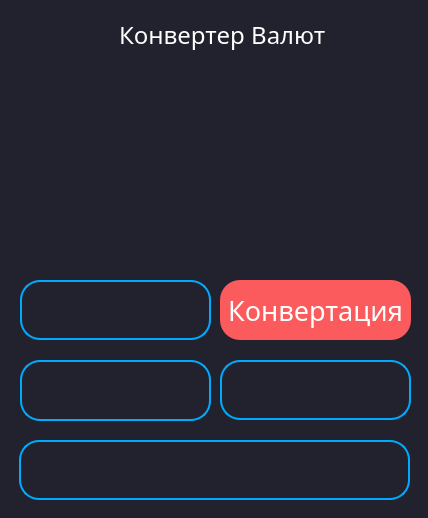
<?xml version="1.0" encoding="UTF-8"?>
<ui version="4.0">
 <class>MainWindow</class>
 <widget class="QMainWindow" name="MainWindow">
  <property name="geometry">
   <rect>
    <x>0</x>
    <y>0</y>
    <width>428</width>
    <height>518</height>
   </rect>
  </property>
  <property name="windowTitle">
   <string>MainWindow</string>
  </property>
  <widget class="QWidget" name="centralwidget">
   <property name="styleSheet">
    <string notr="true">background-color: #22222e</string>
   </property>
   <widget class="QWidget" name="widget" native="true">
    <property name="geometry">
     <rect>
      <x>-1</x>
      <y>-1</y>
      <width>431</width>
      <height>270</height>
     </rect>
    </property>
    <property name="styleSheet">
     <string notr="true">background-color: #22222e</string>
    </property>
    <widget class="QLabel" name="label">
     <property name="geometry">
      <rect>
       <x>120</x>
       <y>10</y>
       <width>221</width>
       <height>51</height>
      </rect>
     </property>
     <property name="font">
      <font>
       <family>Impact</family>
       <pointsize>18</pointsize>
      </font>
     </property>
     <property name="styleSheet">
      <string notr="true">color: white</string>
     </property>
     <property name="text">
      <string>Конвертер Валют</string>
     </property>
    </widget>
    <widget class="QLabel" name="label_2">
     <property name="geometry">
      <rect>
       <x>120</x>
       <y>80</y>
       <width>181</width>
       <height>131</height>
      </rect>
     </property>
     <property name="text">
      <string/>
     </property>
     <property name="pixmap">
      <pixmap>iconConv.png</pixmap>
     </property>
     <property name="scaledContents">
      <bool>true</bool>
     </property>
    </widget>
   </widget>
   <widget class="QLineEdit" name="input_cur">
    <property name="geometry">
     <rect>
      <x>20</x>
      <y>360</y>
      <width>191</width>
      <height>61</height>
     </rect>
    </property>
    <property name="font">
     <font>
      <family>Impact</family>
      <pointsize>20</pointsize>
     </font>
    </property>
    <property name="styleSheet">
     <string notr="true">background-color: #22222e;
border: 2px solid #00aaff;
border-radius: 20;
color: white;</string>
    </property>
    <property name="text">
     <string/>
    </property>
    <property name="alignment">
     <set>Qt::AlignCenter</set>
    </property>
   </widget>
   <widget class="QLineEdit" name="input_sum">
    <property name="geometry">
     <rect>
      <x>20</x>
      <y>280</y>
      <width>191</width>
      <height>60</height>
     </rect>
    </property>
    <property name="font">
     <font>
      <family>Impact</family>
      <pointsize>20</pointsize>
     </font>
    </property>
    <property name="styleSheet">
     <string notr="true">background-color: #22222e;
border: 2px solid #00aaff;
border-radius: 20;
color: white;</string>
    </property>
    <property name="text">
     <string/>
    </property>
    <property name="alignment">
     <set>Qt::AlignCenter</set>
    </property>
   </widget>
   <widget class="QLineEdit" name="output_cur">
    <property name="geometry">
     <rect>
      <x>220</x>
      <y>360</y>
      <width>191</width>
      <height>60</height>
     </rect>
    </property>
    <property name="font">
     <font>
      <family>Impact</family>
      <pointsize>20</pointsize>
     </font>
    </property>
    <property name="styleSheet">
     <string notr="true">background-color: #22222e;
border: 2px solid #00aaff;
border-radius: 20;
color: white;</string>
    </property>
    <property name="text">
     <string/>
    </property>
    <property name="alignment">
     <set>Qt::AlignCenter</set>
    </property>
   </widget>
   <widget class="QLineEdit" name="output_sum">
    <property name="geometry">
     <rect>
      <x>19</x>
      <y>440</y>
      <width>391</width>
      <height>60</height>
     </rect>
    </property>
    <property name="font">
     <font>
      <family>Impact</family>
      <pointsize>20</pointsize>
     </font>
    </property>
    <property name="tabletTracking">
     <bool>false</bool>
    </property>
    <property name="styleSheet">
     <string notr="true">background-color: #22222e;
border: 2px solid #00aaff;
border-radius: 20;
color: white;</string>
    </property>
    <property name="text">
     <string/>
    </property>
    <property name="alignment">
     <set>Qt::AlignCenter</set>
    </property>
    <property name="readOnly">
     <bool>true</bool>
    </property>
   </widget>
   <widget class="QPushButton" name="pushButton">
    <property name="geometry">
     <rect>
      <x>220</x>
      <y>280</y>
      <width>191</width>
      <height>60</height>
     </rect>
    </property>
    <property name="font">
     <font>
      <family>Impact</family>
      <pointsize>20</pointsize>
     </font>
    </property>
    <property name="styleSheet">
     <string notr="true">QPushButton {
background-color: #fb5b5d;
border-radius: 20;
color: white;
} 
QPushButton: pressed {
background-color: #fa4244;
}</string>
    </property>
    <property name="text">
     <string>Конвертация</string>
    </property>
   </widget>
  </widget>
 </widget>
 <resources/>
 <connections/>
</ui>
